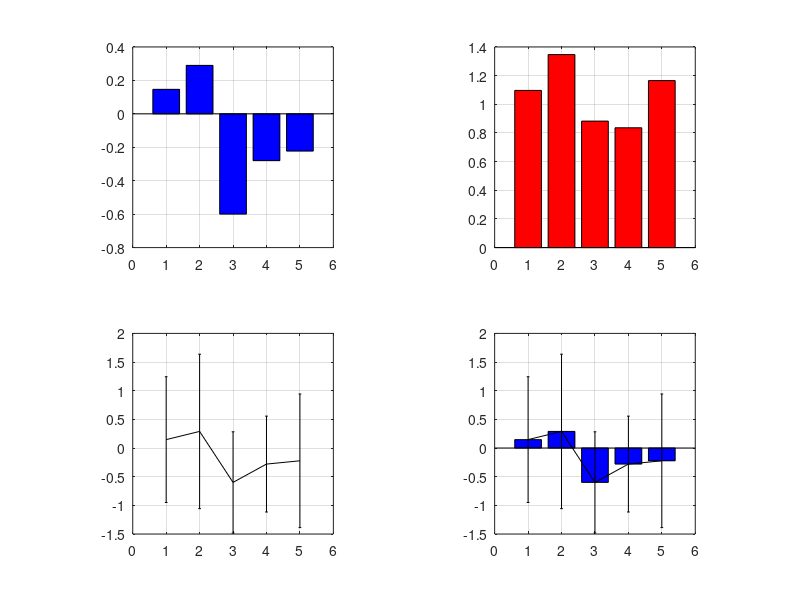

Here is the MATLAB script that generated this plot:
clear 
D=5;
data = randn(10,D);

subplot(2,2,1), axis square, hold on, grid on, box on
bar(1:D, mean(data), 'b')

subplot(2,2,2), axis square, hold on, grid on, box on
bar(1:D, std(data), 'r')

subplot(2,2,3), axis square, hold on, grid on, box on, xlim([0 D+1])
errorbar(1:D, mean(data), std(data), 'k')

subplot(2,2,4), axis square, hold on, grid on, box on, xlim([0 D+1])
bar(1:D, mean(data), 'b')
errorbar(1:D, mean(data), std(data), 'k')
